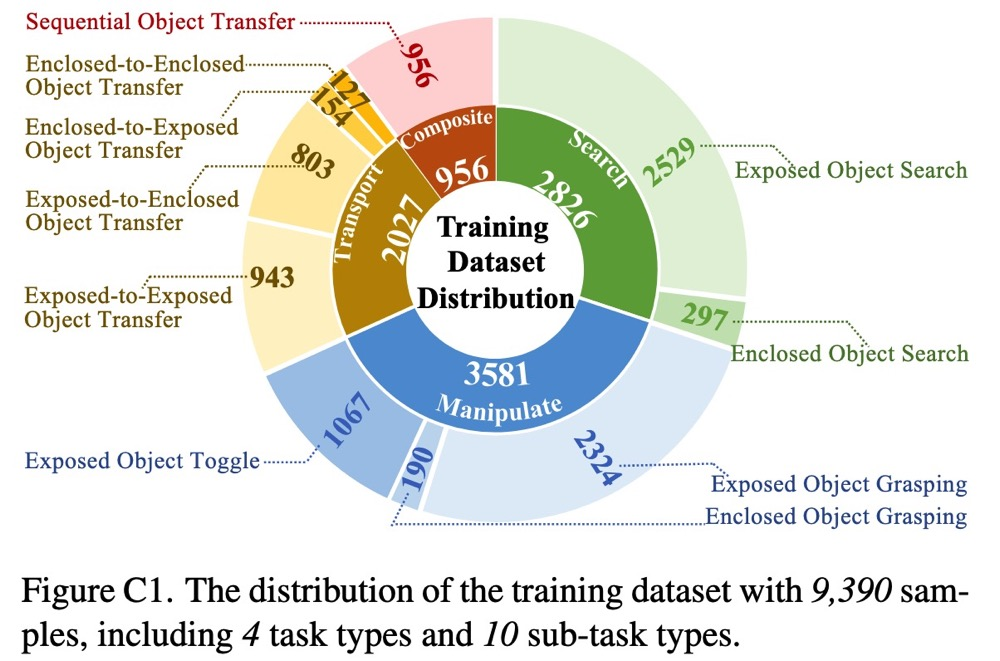
#> input picture assets/dataset.jpg, 1000 x 661 px
$ python -i utils.py   (imports and definitions only)
#> lines starting #> are read from the running program, lines starting #| are printed output that depends on the picture
#> further down, picture is the input picture: PIL image 1000x661 RGB; mean R, G, B 226.4, 228.5, 222.2
import copy, base64
import math
from PIL import Image

def encode_image(image_path):
    with open(image_path, "rb") as image_file:
        return base64.b64encode(image_file.read()).decode("utf-8")

def preprocess_image(image: Image, image_resolution=180000) -> Image:
    r"""
    Pre-processes a single image. for qwen2-vl
    """
#> called with image_resolution = 180000
    image_resolution: int = int(image_resolution)
    # print("predictor:utils:preprocess_image:MAX_PIXELS:",image_resolution)
    print("predictor:utils:preprocess_image:image.width:",image.width)
#| predictor:utils:preprocess_image:image.width: 1000
    print("predictor:utils:preprocess_image:image.height:",image.height)
#| predictor:utils:preprocess_image:image.height: 661
    # print("predictor:utils:preprocess_image:image.mode:",image.mode)
    if (image.width * image.height) > image_resolution:
        resize_factor = math.sqrt(image_resolution / (image.width * image.height))
#> resize_factor = 0.522
        width, height = int(image.width * resize_factor), int(image.height * resize_factor)
#> width = 521; height = 344
        image = image.resize((width, height), resample=Image.Resampling.NEAREST)
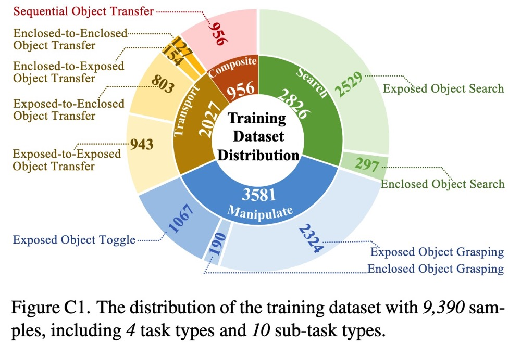
#> image: PIL image 521x344 RGB; mean R, G, B 226.4, 228.6, 222.3

    if image.mode != "RGB":
        image = image.convert("RGB")

    if min(image.width, image.height) < 28:
        width, height = max(image.width, 28), max(image.height, 28)
        image = image.resize((width, height), resample=Image.Resampling.NEAREST)

    if image.width / image.height > 200:
        width, height = image.height * 180, image.height
        image = image.resize((width, height), resample=Image.Resampling.NEAREST)

    if image.height / image.width > 200:
        width, height = image.width, image.width * 180
        image = image.resize((width, height), resample=Image.Resampling.NEAREST)
    print("predictor:utils:preprocess_image:image.width:",image.width)
#| predictor:utils:preprocess_image:image.width: 521
    print("predictor:utils:preprocess_image:image.height:",image.height)
#| predictor:utils:preprocess_image:image.height: 344
    return image


# [52 lines left out: functions prepare_api_messages, prepare_deploy_messages, prepare_local_messages, not called in this run]

>>> from PIL import Image
>>> picture = Image.open('../../assets/dataset.jpg')
>>> result = preprocess_image(picture)

$ run again, on assets/example.jpg
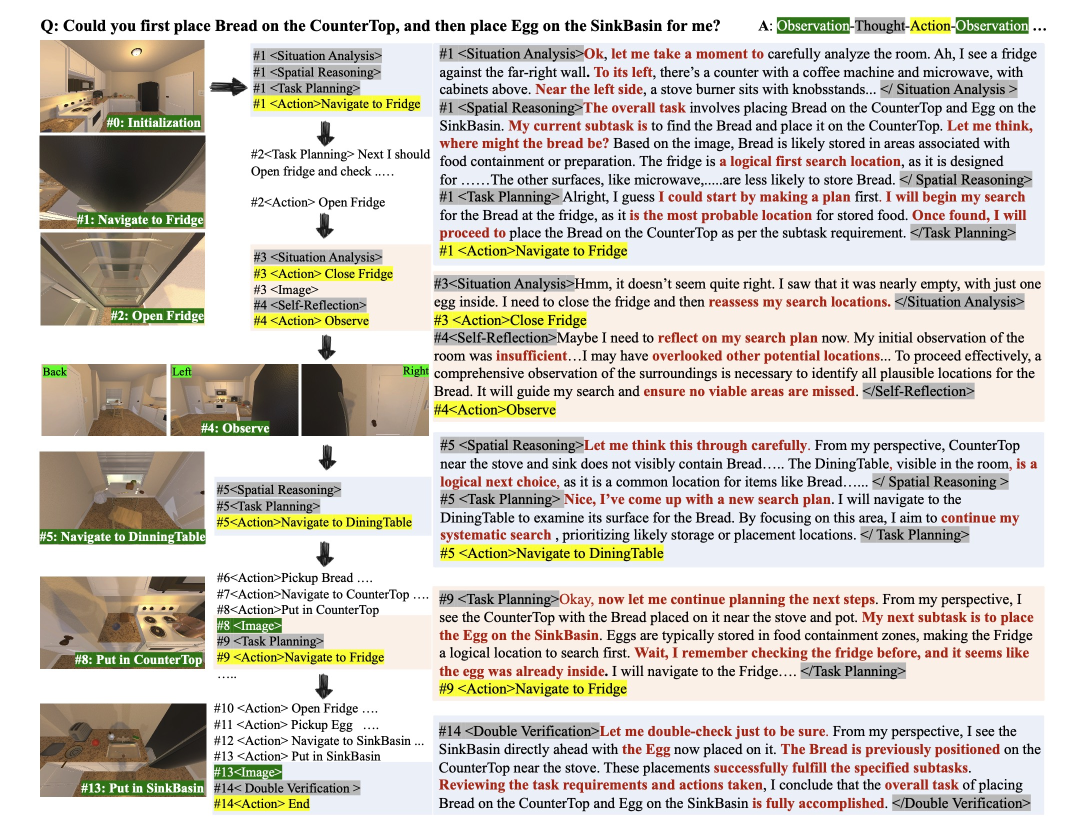
#> input picture assets/example.jpg, 2156 x 1660 px (shown at 1/2 size)
#> picture is the input picture: PIL image 2156x1660 RGB; mean R, G, B 209.8, 204.9, 196.5
#| predictor:utils:preprocess_image:image.width: 2156
#| predictor:utils:preprocess_image:image.height: 1660
#> in preprocess_image, `image = image.resize((width, height), resample=Image.Resampling.NEAREST)`:
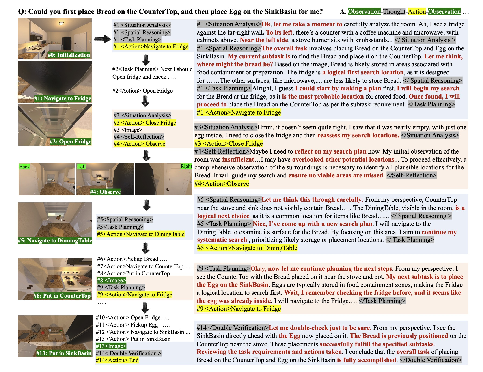
#> image: PIL image 483x372 RGB; mean R, G, B 210, 205.1, 196.7
#| predictor:utils:preprocess_image:image.width: 483
#| predictor:utils:preprocess_image:image.height: 372

$ run again, on assets/introduction.jpg
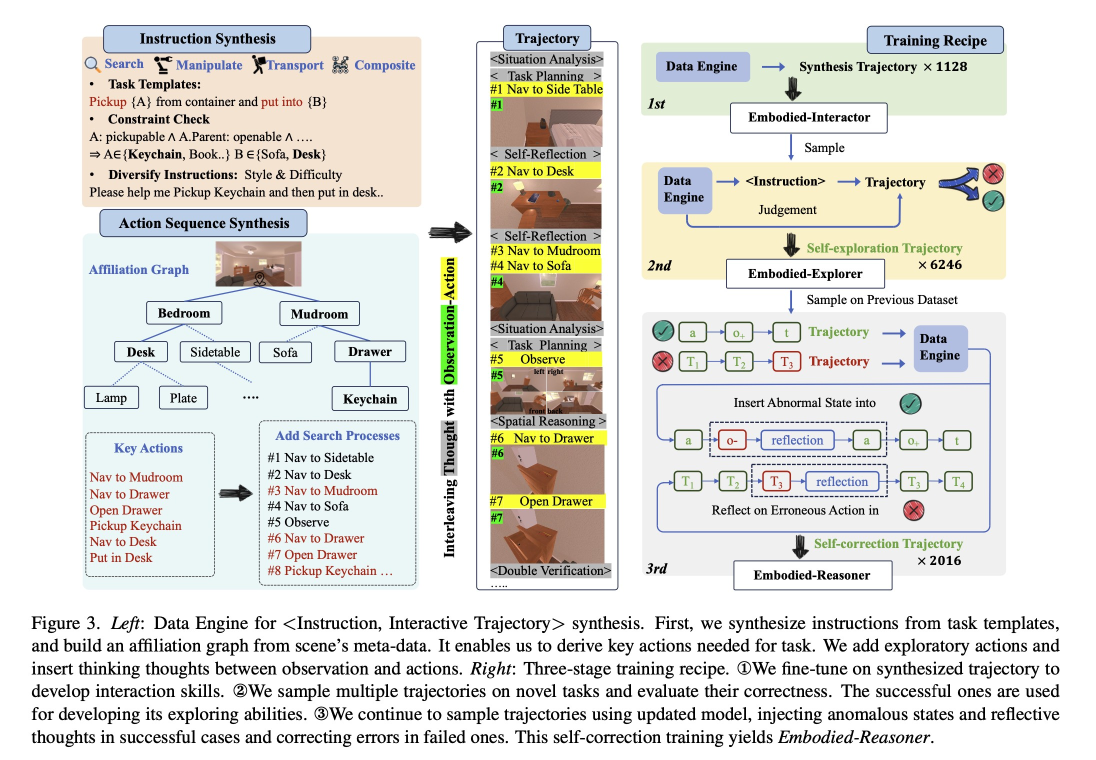
#> input picture assets/introduction.jpg, 2192 x 1520 px (shown at 1/2 size)
#> picture is the input picture: PIL image 2192x1520 RGB; mean R, G, B 224.2, 223.8, 218.3
#| predictor:utils:preprocess_image:image.width: 2192
#| predictor:utils:preprocess_image:image.height: 1520
#> in preprocess_image, `image = image.resize((width, height), resample=Image.Resampling.NEAREST)`:
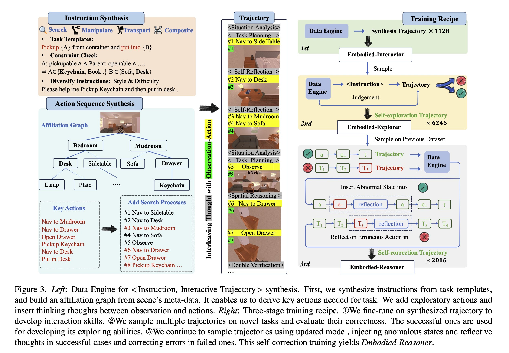
#> image: PIL image 509x353 RGB; mean R, G, B 224.4, 224, 218.5
#| predictor:utils:preprocess_image:image.width: 509
#| predictor:utils:preprocess_image:image.height: 353
